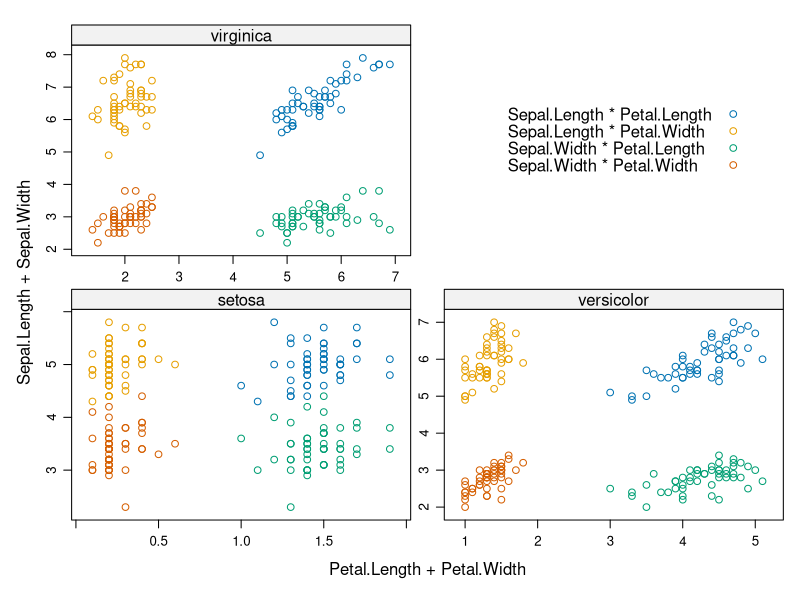

Recreate this plot in R.
library(lattice)
# trellis2.pdf
pdf("trellis2.pdf", bg="transparent")
plot <- xyplot(Sepal.Length + Sepal.Width ~ Petal.Length + Petal.Width | Species,
               data = iris, scales = "free", layout = c(2, 2),
               auto.key = list(x = .6, y = .7, corner = c(0, 0)))
print(plot)
dev.off()
if (interactive()) browseURL(paste0(getwd(),"/trellis2.pdf"))